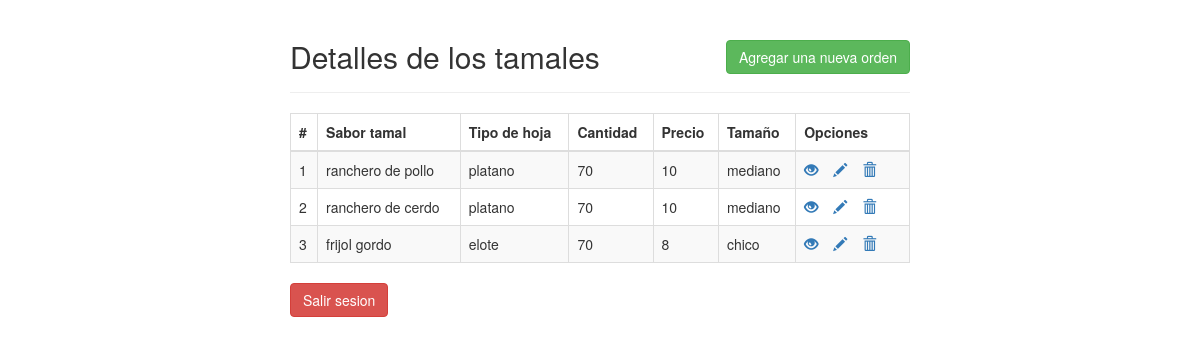
Screenshot of /crud_tamales.php (signed in) with the database file from the repository.
### tables this page shows
CREATE TABLE IF NOT EXISTS `tamales` (
  `id` int(11) NOT NULL AUTO_INCREMENT,
  `sabortamal` varchar(20) NOT NULL,
  `tipohoja` varchar(10) NOT NULL,
  `cantidad` int(10) NOT NULL,
  `precio` int(10) NOT NULL,
  `tamanio`varchar(15) NOT NULL,    
  PRIMARY KEY (`id`)
);

### crud_tamales.php (the view, shortened to what this page needs)
<!DOCTYPE html>
<html lang="en">
<head>
    <link rel="stylesheet" href="bootstrap337/css/bootstrap.css">
</head>
<body>
    <div class="wrapper">
        <div class="container-fluid">
            <div class="row">
                <div class="col-md-12">
                    <div class="page-header clearfix">
                        <h2 class="pull-left">Detalles de los tamales</h2>
                        <a href="create.php" class="btn btn-success pull-right">Agregar una nueva orden</a>
                    </div>
                    <?php
                    require_once 'config.php';
                    $sql = "SELECT * FROM tamales";
                    if($result = mysqli_query($mysqli, $sql)){
                        if(mysqli_num_rows($result) > 0){
                            echo "<table class='table table-bordered table-striped'>";
                                echo "<thead>";
                                    echo "<tr>";
                                        echo "<th>#</th>";
                                        echo "<th>Sabor tamal</th>";
                                        echo "<th>Tipo de hoja</th>";
                                        echo "<th>Cantidad</th>";
                                        echo "<th>Precio</th>";
                                        echo "<th>Tamaño</th>";
                                        echo "<th>Opciones</th>";
                                    echo "</tr>";
                                echo "</thead>";
                                echo "<tbody>";
                                while($row = mysqli_fetch_array($result)){
                                    echo "<tr>";
                                        echo "<td>" . $row['id'] . "</td>";
                                        echo "<td>" . $row['sabortamal'] . "</td>";
                                        echo "<td>" . $row['tipohoja'] . "</td>";
                                        echo "<td>" . $row['cantidad'] . "</td>";
                                         echo "<td>" . $row['precio'] . "</td>";
                                        echo "<td>" . $row['tamanio'] . "</td>";
                                        echo "<td>";
                                            echo "<a href='read_tamal.php?id=". $row['id'] ."' title='Ver tamal ' data-toggle='tooltip'><span class='glyphicon glyphicon-eye-open'></span></a>";
                                            echo "<a href='update_tamal.php?id=". $row['id'] ."' title='Update Record' data-toggle='tooltip'><span class='glyphicon glyphicon-pencil'></span></a>";
                                            echo "<a href='delete.php?id=". $row['id'] ."' title='Delete Record' data-toggle='tooltip'><span class='glyphicon glyphicon-trash'></span></a>";
                                        echo "</td>";
                                    echo "</tr>";
                                }
                                echo "</tbody>";
                            echo "</table>";
                        } else{
                            echo "<p class='lead'><em>No records were found.</em></p>";
                        }
                    } else{
                        echo "ERROR: Could not able to execute $sql. " . mysqli_error($mysqli);
                    }
                    ?>
                      <a href="logout.php" class="btn btn-danger">Salir sesion</a>
                </div>
            </div>
        </div>
    </div>
</body>
</html>

### crud_tamales.php (style rules this page uses)
.wrapper { width: 650px; margin: 0 auto; }
.page-header h2 { margin-top: 0; }
table tr td:last-child a { margin-right: 15px; }

### rows the page displays
tamales: id "1", sabortamal "ranchero de pollo", tipohoja "platano", cantidad "70", precio "10", tamanio "mediano"
tamales: id "2", sabortamal "ranchero de cerdo", tipohoja "platano", cantidad "70", precio "10", tamanio "mediano"
tamales: id "3", sabortamal "frijol gordo", tipohoja "elote", cantidad "70", precio "8", tamanio "chico"
